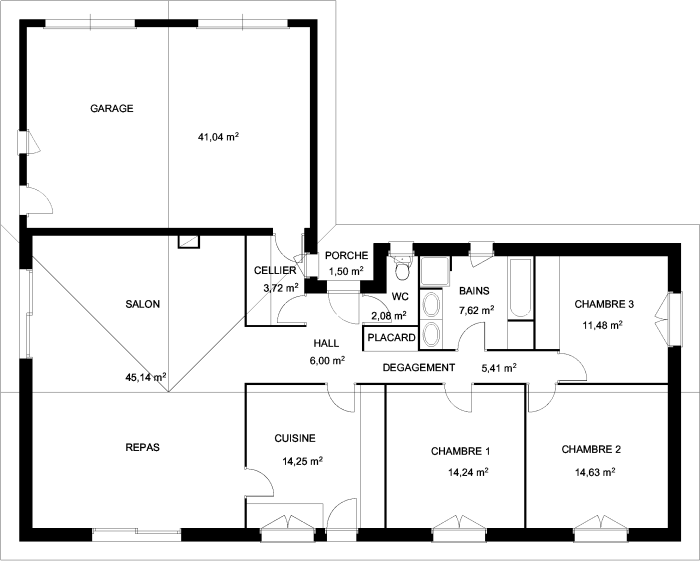
#> input picture assets/img/floorplan-input.png, 1400 x 1122 px (shown at 1/2 size)
$ python make_floorplan_card.py
#> lines starting #> are read from the running program, lines starting #| are printed output that depends on the picture
"""Render the floorplan-parser card and hero image.

    python tools/make_floorplan_card.py

Writes assets/img/floorplan-card.png at 1600x900.

Two panels: a raster floor plan from the CVC-FP test split as it comes in,
and the same plan as the parser returns it -- walls, doors, windows, rooms
and the room-door graph. Both images are produced by the project's own
scripts (scripts/sekiller.py in the floorplan-parser repo) and copied here
as assets/img/floorplan-input.png and floorplan-output.png; this script only
lays them out, it does not redraw any result.
"""

import pathlib

from PIL import Image, ImageDraw, ImageFont

ROOT = pathlib.Path(__file__).resolve().parent.parent
IMG = ROOT / "assets" / "img"
OUT = IMG / "floorplan-card.png"

W, H = 1600, 900

BG = (14, 14, 18)
EDGE = (48, 50, 58)
TEXT = (229, 225, 231)
DIM = (132, 148, 149)
CYAN = (0, 245, 255)
GREEN = (78, 222, 163)

FONTS = pathlib.Path("C:/Windows/Fonts")


def font(name, size):
    p = FONTS / name
    if not p.exists():
        return ImageFont.load_default()
    return ImageFont.truetype(str(p), size)


def panel(src, box):
    """Fit `src` inside `box` (x0, y0, x1, y1) on a light paper panel."""
#> called with box = (40, 110, 780, 860)
    x0, y0, x1, y1 = box
    paper = Image.new("RGB", (x1 - x0, y1 - y0), (247, 245, 240))
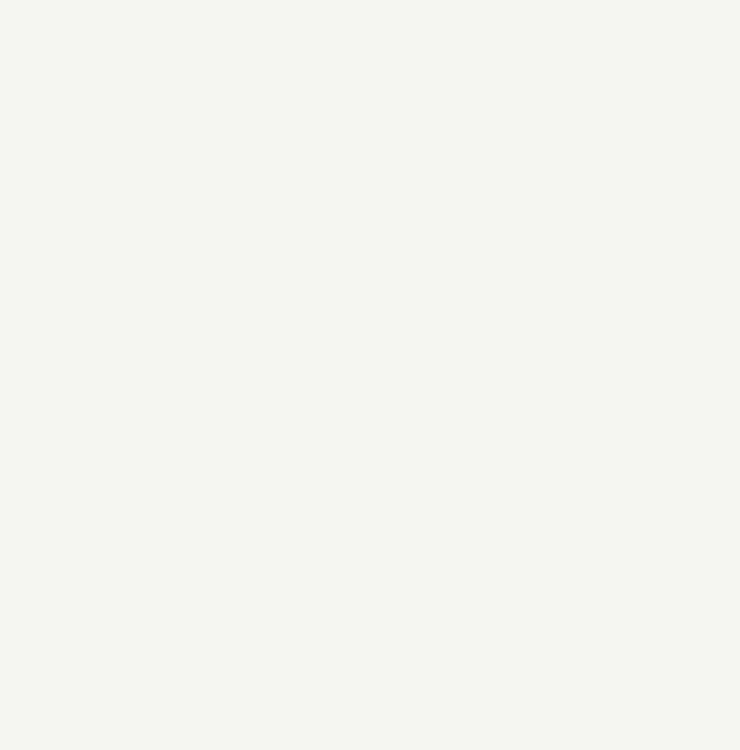
#> paper: PIL image 740x750 RGB; mean R, G, B 247, 245, 240
    im = Image.open(src).convert("RGB")
#> im is the input picture: PIL image 1400x1122 RGB; min 0, max 255, mean 235.4
    pad = 18
    scale = min((paper.width - 2 * pad) / im.width, (paper.height - 2 * pad) / im.height)
#> scale = 0.503
    im = im.resize((round(im.width * scale), round(im.height * scale)), Image.LANCZOS)
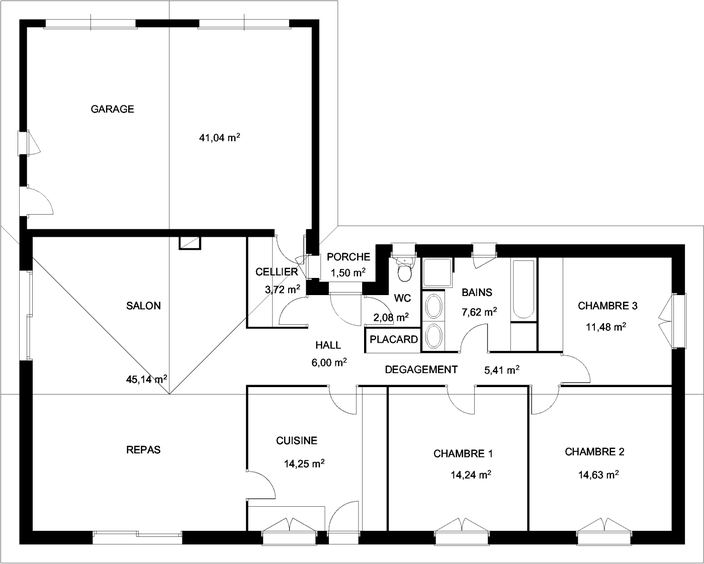
#> im: PIL image 704x564 RGB; min 0, max 255, mean 235.1
    paper.paste(im, ((paper.width - im.width) // 2, (paper.height - im.height) // 2))
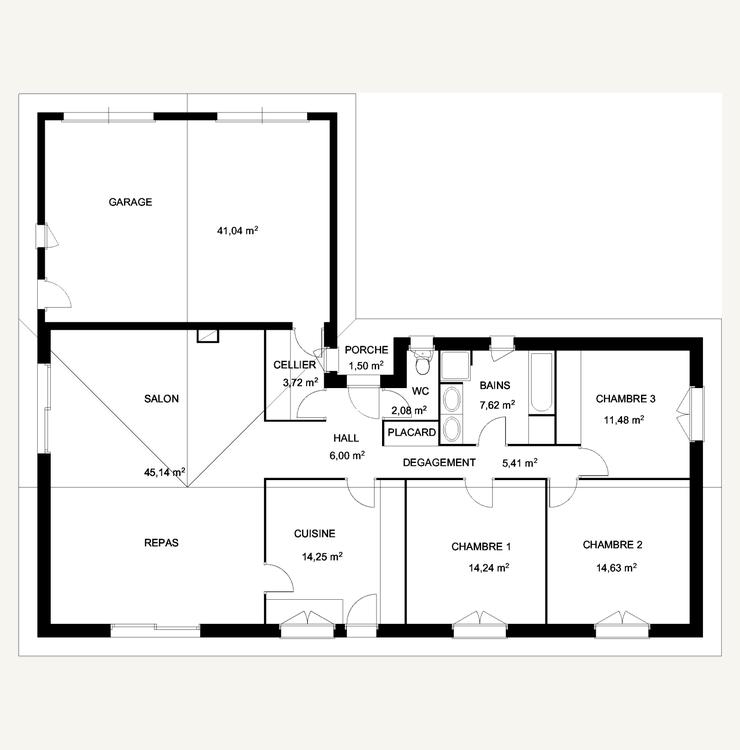
#> paper: PIL image 740x750 RGB; mean R, G, B 238.5, 237.9, 236.5
    return paper


def main():
    card = Image.new("RGB", (W, H), BG)
    d = ImageDraw.Draw(card)
    mono = lambda s: font("CascadiaMono.ttf", s)  # noqa: E731

    top, bottom, gap, side = 110, 860, 40, 40
    width = (W - 2 * side - gap) // 2
    boxes = [
        (side, top, side + width, bottom),
        (side + width + gap, top, W - side, bottom),
    ]
    labels = [
        ("INPUT", "a raster plan, pixels only", DIM),
        ("OUTPUT", "walls · doors · windows · rooms · graph", CYAN),
    ]
    for (x0, y0, x1, y1), src, (tag, sub, color) in zip(
        boxes, ("floorplan-input.png", "floorplan-output.png"), labels
    ):
        card.paste(panel(IMG / src, (x0, y0, x1, y1)), (x0, y0))
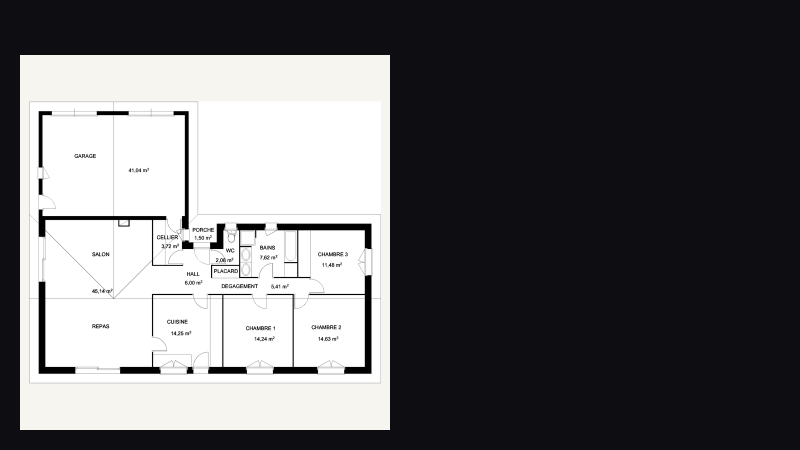
#> card: PIL image 1600x900 RGB (shown at 1/2 size); mean R, G, B 100.5, 100.3, 102.2
        d.rectangle((x0, y0, x1 - 1, y1 - 1), outline=EDGE, width=2)
        d.text((x0, 40), tag, font=mono(30), fill=color)
        d.text((x0 + 150, 46), sub, font=mono(22), fill=DIM)
#> pass 2 of the loop in main, `for (x0, y0, x1, y1), src, (tag, sub, color) in zip(`:
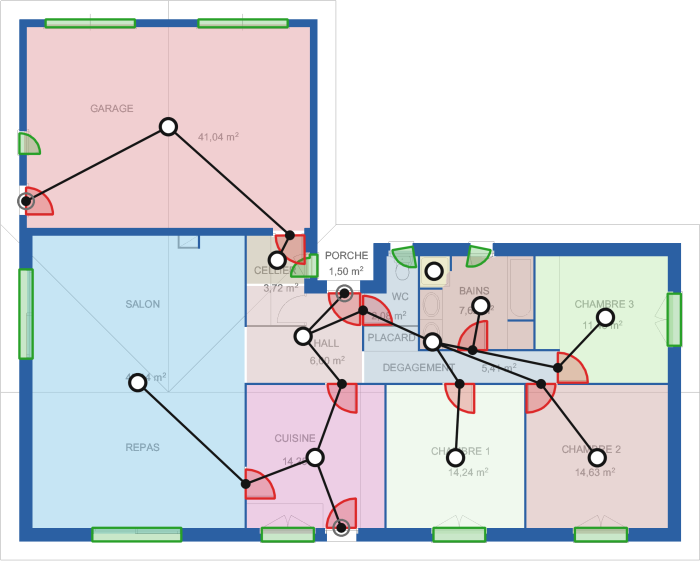
#> input picture assets/img/floorplan-output.png, 1400 x 1122 px (shown at 1/2 size)
#> in panel, im is the input picture: PIL image 1400x1122 RGB; mean R, G, B 217.2, 218.9, 223.3
#> im: PIL image 704x564 RGB
#> in panel (call 2), `paper.paste(im, ((paper.width - im.width) // 2, (paper.height - im.hei..`:
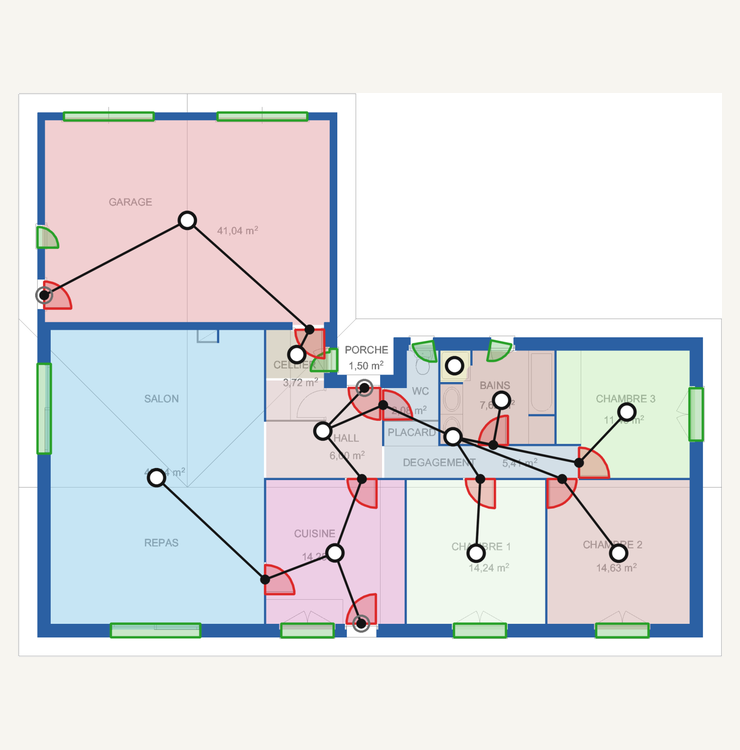
#> paper: PIL image 740x750 RGB; mean R, G, B 225.6, 226.3, 228
#> in main, `card.paste(panel(IMG / src, (x0, y0, x1, y1)), (x0, y0))`:
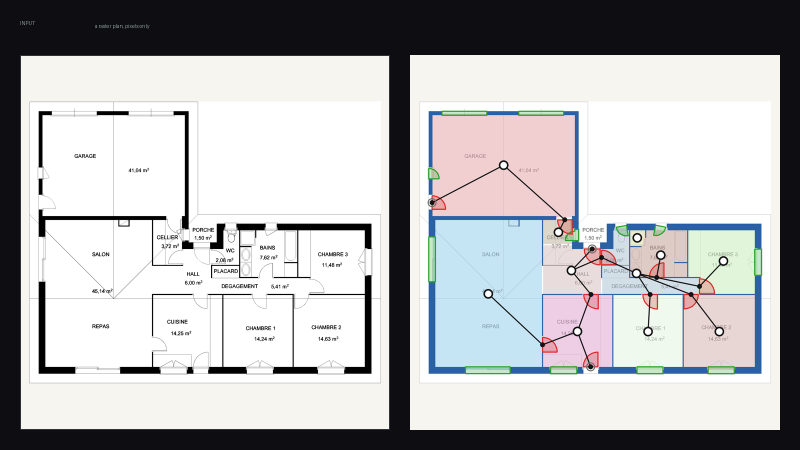
#> card: PIL image 1600x900 RGB (shown at 1/2 size); mean R, G, B 181.3, 181.3, 182.4

    d.text((side, bottom + 8), "no learned models: thresholding, morphology, Hough, "
           "template matching, watershed", font=mono(18), fill=GREEN)
    card.save(OUT)
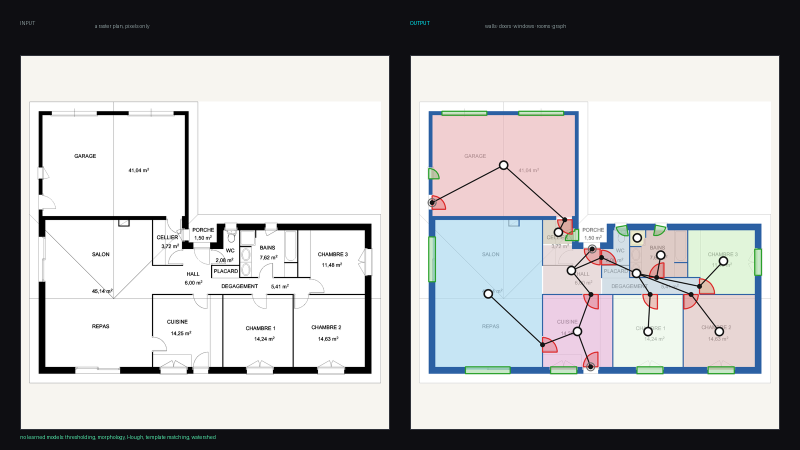
#> saved as floorplan-card.png: PIL image 1600x900 RGB (shown at 1/2 size); mean R, G, B 180.5, 180.7, 181.8
    print("wrote", OUT.relative_to(ROOT))


if __name__ == "__main__":
    main()
